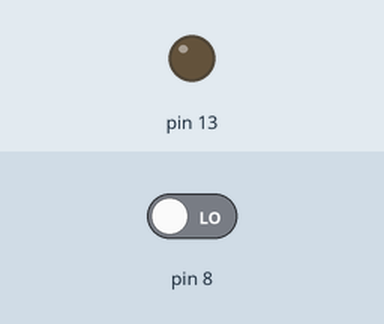
The sketch below on a simulated Arduino Uno, built with avr-gcc and run on an emulated ATmega328P. Parts: output pins drawn as LEDs (lit = HIGH). The inputs (shaded band) are chosen by the test bench; at power-on: pin 8 LOW.

Above: at 1.2 s.
1.3 s: pin 8 driven HIGH
At 2.4 s:
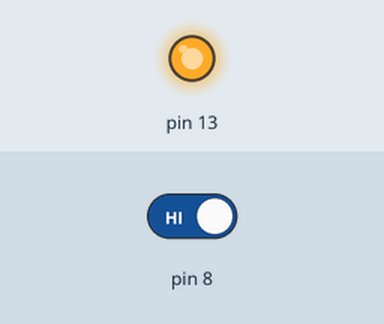
2.8 s: pin 8 driven LOW
At 3.5 s:
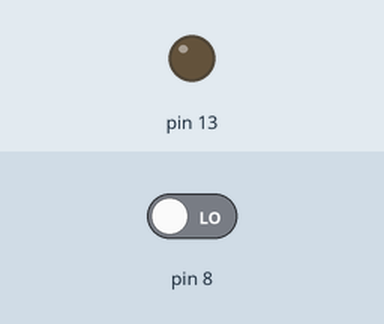
Timing chart, 0 to 5.8 s (numbered marks = the images above; inputs shaded):
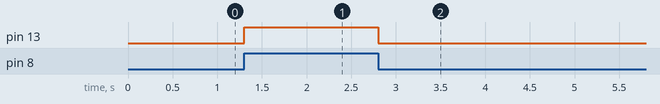

The sketch:

boton.ino
```cpp
/***
 *
 * Este codigo enciende un led usando un push boton
 */

int btn=0;

void setup(){
  pinMode(8,INPUT);
  pinMode(13,OUTPUT);
}

void loop(){
  btn=digitalRead(8);
  digitalWrite(13,btn);
}
```

Measured:
- after the input at 1.3 s, pin 13: LOW → HIGH at once
- after the input at 2.8 s, pin 13: HIGH → LOW at once
